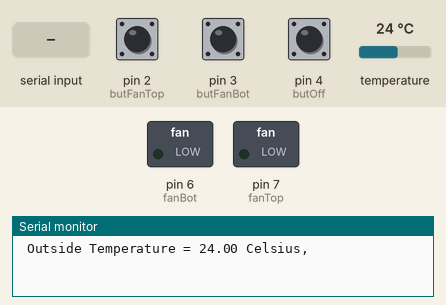
This sketch was run on a simulated Arduino Uno, built with avr-gcc and run on an emulated ATmega328P. On the bench: switched loads named in the sketch (green lamp = pin HIGH), the last lines printed to the serial monitor. The inputs (shaded band) are chosen by the test bench; at power-on: pin 2 (butFanTop) LOW, pin 4 (butOff) LOW, pin 3 (butFanBot) LOW, temperature 24 °C.

Above: at 2.4 s.
2.5 s: "Fan A ON\n" received over Serial
At 3.2 s:
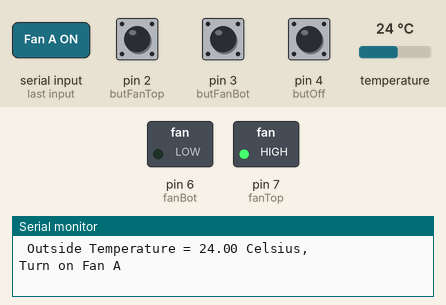
4.0 s: "Fan B ON\n" received over Serial
At 4.3 s:
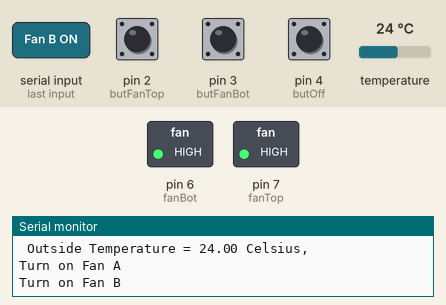
5.5 s: "Fan A OFF\n" received over Serial
At 6.7 s:
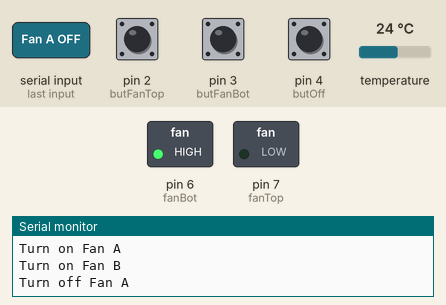
7.0 s: pin 2 (butFanTop) pulled HIGH for 0.15 s
At 7.8 s:
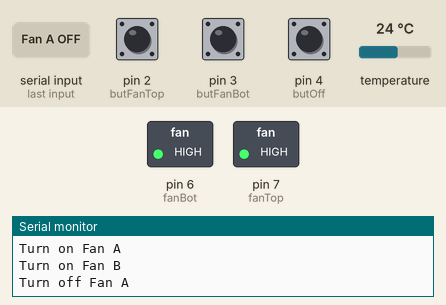
8.6 s: pin 4 (butOff) pulled HIGH for 0.15 s
At 9.0 s:
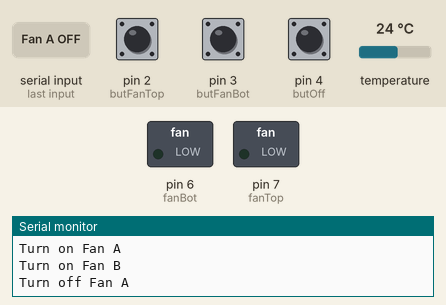
Timing chart, 0 to 11.2 s (numbered marks = the images above; inputs shaded):
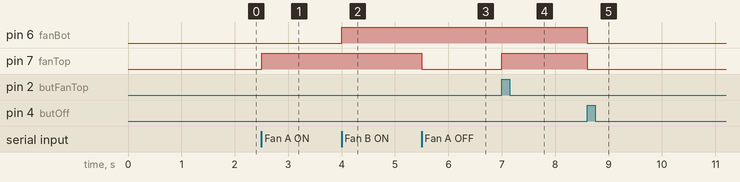

The sketch:

1_July_WindowFanWIP.ino
```cpp
// --- *** IOT Window Fan Control Sketch for Arduino *** --- ///
/*
 *  This sketch will control the fan state from:
 *  a temperature difference (inside vs out)
 *  OR
 *  a manual button press
 *  OR
 *  a website via an ESP8266
 *
  *  available values for mode / switch
  *  0 = default or temp mode
  *  1 = physical button mode
  *  2 = websockets mode
 *
 * After a mode change, the time is logged, and once an interval has elapsed, return to default / mode = 0
 */

/*  Outside temp sensor is a DS18B20 communicating via OneWire on pin 8
 *  See DS18bTempFunction.ino for DS18B20SetupFunction() and tempRead();
 */

// ------Constants------ //
// Input pin assignments for the buttons
  const int butFanTop = 2;   //pin 2 is top button, used to turn ON top fans
  const int butFanBot = 3;   //pin 3 is middle button, used to turn ON bottom fans
  const int butOff    = 4;   //pin 4 is bottom button, turns OFF all fans
 // temperature set point
  const int setTemp = 25;
 // Output pin assignments for fans
  const int fanTop = 7;          //pin 7 in output for top Fan array
  const int fanBot = 6;         //pin 6 is output for bottom Fan array
  const int fanBox = 5;         // pin 5 is output for electronics box Fan

// ------Variables------ //
// timing variables used for timing
unsigned long currentMillis = 0;              // stores the value of millis() in each iteration of loop()
unsigned long previousTempRead = 0;           // store the value of millis last time temp was read
unsigned long previousButtonMillis = 0;       // stores value of millis last time a button was pressed
unsigned long previousWebsocketsMillis = 0;    // stores value of millis last time a websockets was pressed

unsigned long  halfMinInterval = 30000;   //60,000 ms = 1 min
unsigned long  tenMinInterval = 600000;  // 600,000 ms = 10 min
unsigned long  hourInterval   = 3600000; // 3,600,000 ms = 1 hour


// mode variable for switch
  int mode = 0;

// current outside temp variable
  float outCelsius = 0;

// button state variables
  int stateTop = 0;
  int stateBot = 0;
  int stateOff = 0;

// Character array for for Serial.read()
char buf[80];
//Function for reading text from Serial

int readline(int readch, char *buffer, int len) {
    static int pos = 0;
    int rpos;

    if (readch > 0) {
        switch (readch) {
            case '\r': // Ignore CR
                break;
            case '\n': // Return on new-line
                rpos = pos;
                pos = 0;  // Reset position index ready for next time
                return rpos;
            default:
                if (pos < len-2) {
                    buffer[pos++] = readch;
                    buffer[pos] = 0;
                }
        }
    }
    return 0;
} //End of readline

void setup() {
//Set button pins as inputs
  pinMode(butFanTop, INPUT);
  pinMode(butFanBot, INPUT);
  pinMode(butOff, INPUT);
//Set fan pins as outputs
  pinMode(fanTop, OUTPUT);
  pinMode(fanBot, OUTPUT);

//initialize serial com port
  Serial.begin(115200);
//initialize DS18b20 temp probe
  DS18B20SetupFunction();
  delay(250);
//read the temp before starting loop
  tempRead();
  currentMillis = millis();
  previousTempRead = currentMillis;
}

void loop() {

  // **--- TO DO ---** //
  /* - interface with ESP8266 over serial Pin 0 and Pin 1
   * - Websocket controls
   * - send temp data and fan states to ESP.
   * - data logging
   * - add Nokia or other display?
   */

//store current millis
  currentMillis = millis();

//check buttons and store in stateXxx variable
  buttonRead();


// ----- ***** WebSockets ***** ----- //

//check Serial for websocket input
// if(Serial data){
//   readWebSocket();
//   mode = 2;
//   previousWebsocketsMillis = currentMillis; //set websocket timer
//


// ** mode switch statement ** //
  switch(mode){
    case 0:    //Default - Temp mode
/* need to add compare outside to inside temp once I have the BME280 sensor and have done some testing
 * if(inCelsius > outCelsius && inCelsius > setTemp)
 * something like the above
 */
       if(outCelsius > setTemp){
        digitalWrite(fanTop,HIGH);
        digitalWrite(fanBot,HIGH);
      }else if(outCelsius < (setTemp-2) ){
        digitalWrite(fanTop,LOW);
        digitalWrite(fanBot,LOW);
      }
      break;
    case 1:
        if(stateTop == HIGH){
          digitalWrite(fanTop, stateTop);
          stateTop = LOW;
        }else if(stateBot == HIGH){
          digitalWrite(fanBot, stateBot);
          stateBot = LOW;
        }else if(stateOff == HIGH){
          digitalWrite(fanTop, LOW);
          digitalWrite(fanBot, LOW);
        }
//buton mode timer
    if( (currentMillis - previousButtonMillis) > hourInterval){
        //set back to default/temp mode and turn off fans
        mode = 0;
        digitalWrite(fanTop, LOW);
        digitalWrite(fanBot, LOW);
      }

      break;
    case 2: //Change fan states according to ESP input

    if( (currentMillis - previousWebsocketsMillis) > hourInterval){
        //set back to default/temp mode and turn off fans
        mode = 0;
        digitalWrite(fanTop, LOW);
        digitalWrite(fanBot, LOW);
      }
      break;
    }

// ------ Temp read and Log------ //
// read temp and logData once per minute
     if( (currentMillis - previousTempRead) > halfMinInterval ){
       tempRead();
       //logData();
       //displayTemp();
       //sendTempToESP();
       previousTempRead = currentMillis;
       }


  // **ADD** Send temp to ESP


  // **ADD** Display Temp on display

}

void serialEvent(){
    if (readline(Serial.read(), buf, 80) > 0) {
      if (strcmp(buf, "Fan A ON")  == 0){
        Serial.println("Turn on Fan A");
        digitalWrite(fanTop, HIGH);
        mode = 2;
        previousWebsocketsMillis = currentMillis;
     }else if(strcmp(buf, "Fan B ON") == 0){
         Serial.println("Turn on Fan B");
         digitalWrite(fanBot, HIGH);
         mode = 2;
         previousWebsocketsMillis = currentMillis;
     }else if(strcmp(buf, "Fan A OFF") == 0){
         Serial.println("Turn off Fan A");
         digitalWrite(fanTop, LOW);
         mode = 2;
         previousWebsocketsMillis = currentMillis;
     }else if(strcmp(buf, "Fan B OFF") == 0){
         Serial.println("Turn off Fan B");
         digitalWrite(fanBot, LOW);
         mode = 2;
         previousWebsocketsMillis = currentMillis;
     }else{
//        Serial.print("You entered: >");
//        Serial.print(buf);
//        Serial.println("<");
    }
    memset(buf,0,sizeof(buf));
    }

  }//End SerialEvent()
```

Button.ino
```cpp
//this function reads the states of all the buttons and stores them in the stateXxx variables

void buttonRead(){

stateTop = digitalRead(butFanTop);
stateBot = digitalRead(butFanBot);
stateOff = digitalRead(butOff);
if(stateTop == HIGH || stateBot == HIGH || stateOff == HIGH){
  mode = 1;
  previousButtonMillis = currentMillis;
  }
}
```

DS18TempFunction.ino
```cpp
#include <OneWire.h>

OneWire  ds(8);  // on pin 8 (a 4.7K resistor is necessary, my breakout has that included)
   byte addr[8];
   byte i;
   byte type_s;
   byte data[12];


void DS18B20SetupFunction(){

//check that there is a device connected
    if ( !ds.search(addr)) {
    Serial.println("No more addresses.");
    Serial.println();
    ds.reset_search();
    delay(250);
    return;
  }

// Uncomment below to print addr of the found device
/*
    Serial.print("ROM =");
  for( i = 0; i < 8; i++) {
    Serial.write(' ');
    Serial.print(addr[i], HEX);
  }
*/
//Check the CRC for god knows what...
    if (OneWire::crc8(addr, 7) != addr[7]) {
      Serial.println("CRC is not valid!");
      return;
  }
  Serial.println();

// We are using a DS18B20, so we know type_s = 0
 type_s = 0;
}

void tempRead(){
  ds.reset();
  ds.select(addr);
  ds.write(0x44);        // start conversion, without parasite power

  delay(1000);     // maybe 750ms is enough, maybe not
  // we might do a ds.depower() here, but the reset will take care of it.

  ds.reset();
  ds.select(addr);
  ds.write(0xBE);         // Read Scratchpad

  // Loop to read the data from the device
  for ( i = 0; i < 9; i++) {           // we need 9 bytes
    data[i] = ds.read();
  }


  //This is the Cyclic Redundancy Check
  OneWire::crc8(data, 8);

  // Convert the data to actual temperature
  // because the result is a 16 bit signed integer, it should
  // be stored to an "int16_t" type, which is always 16 bits
  // even when compiled on a 32 bit processor.
  int16_t raw = (data[1] << 8) | data[0];

    byte cfg = (data[4] & 0x60);
    // at lower res, the low bits are undefined, so let's zero them
    if (cfg == 0x00) raw = raw & ~7;  // 9 bit resolution, 93.75 ms
    else if (cfg == 0x20) raw = raw & ~3; // 10 bit res, 187.5 ms
    else if (cfg == 0x40) raw = raw & ~1; // 11 bit res, 375 ms
    //// default is 12 bit resolution, 750 ms conversion time

  outCelsius = (float)raw / 16.0;
  Serial.print(" Outside Temperature = ");
  Serial.print(outCelsius);
  Serial.println(" Celsius, ");
  } // End of tempRead()
```

PWM_Setting.ino
```cpp
// For Arduino Uno, Nano, Micro Magician, Mini Driver, Lilly Pad and any other board using ATmega 8, 168 or 328**

//---------------------------------------------- Set PWM frequency for D5 & D6 -------------------------------

//TCCR0B = TCCR0B & B11111000 | B00000001;    // set timer 0 divisor to     1 for PWM frequency of 62500.00 Hz
//TCCR0B = TCCR0B & B11111000 | B00000010;    // set timer 0 divisor to     8 for PWM frequency of  7812.50 Hz
//  TCCR0B = TCCR0B & B11111000 | B00000011;    // set timer 0 divisor to    64 for PWM frequency of   976.56 Hz (The DEFAULT)
//TCCR0B = TCCR0B & B11111000 | B00000100;    // set timer 0 divisor to   256 for PWM frequency of   244.14 Hz
//TCCR0B = TCCR0B & B11111000 | B00000101;    // set timer 0 divisor to  1024 for PWM frequency of    61.04 Hz

//Timer 0 is used for millis() and delay()

//---------------------------------------------- Set PWM frequency for D9 & D10 ------------------------------

//TCCR1B = TCCR1B & B11111000 | B00000001;    // set timer 1 divisor to     1 for PWM frequency of 31372.55 Hz
//TCCR1B = TCCR1B & B11111000 | B00000010;    // set timer 1 divisor to     8 for PWM frequency of  3921.16 Hz
//  TCCR1B = TCCR1B & B11111000 | B00000011;    // set timer 1 divisor to    64 for PWM frequency of   490.20 Hz (The DEFAULT)
//TCCR1B = TCCR1B & B11111000 | B00000100;    // set timer 1 divisor to   256 for PWM frequency of   122.55 Hz
//TCCR1B = TCCR1B & B11111000 | B00000101;    // set timer 1 divisor to  1024 for PWM frequency of    30.64 Hz

//---------------------------------------------- Set PWM frequency for D3 & D11 ------------------------------

//TCCR2B = TCCR2B & B11111000 | B00000001;    // set timer 2 divisor to     1 for PWM frequency of 31372.55 Hz
//TCCR2B = TCCR2B & B11111000 | B00000010;    // set timer 2 divisor to     8 for PWM frequency of  3921.16 Hz
//TCCR2B = TCCR2B & B11111000 | B00000011;    // set timer 2 divisor to    32 for PWM frequency of   980.39 Hz
//  TCCR2B = TCCR2B & B11111000 | B00000100;    // set timer 2 divisor to    64 for PWM frequency of   490.20 Hz (The DEFAULT)
//TCCR2B = TCCR2B & B11111000 | B00000101;    // set timer 2 divisor to   128 for PWM frequency of   245.10 Hz
//TCCR2B = TCCR2B & B11111000 | B00000110;    // set timer 2 divisor to   256 for PWM frequency of   122.55 Hz
//TCCR2B = TCCR2B & B11111000 | B00000111;    // set timer 2 divisor to  1024 for PWM frequency of    30.64 Hz
```

Measured:
- after the input at 2.5 s, pin 7 (fanTop): LOW → HIGH at once
- after the input at 4.0 s, pin 6 (fanBot): LOW → HIGH at once
- after the input at 5.5 s, pin 7 (fanTop): HIGH → LOW at once
- after the input at 7.0 s, pin 7 (fanTop): LOW → HIGH at once
- after the input at 8.6 s, pin 6 (fanBot), pin 7 (fanTop): HIGH → LOW at once
